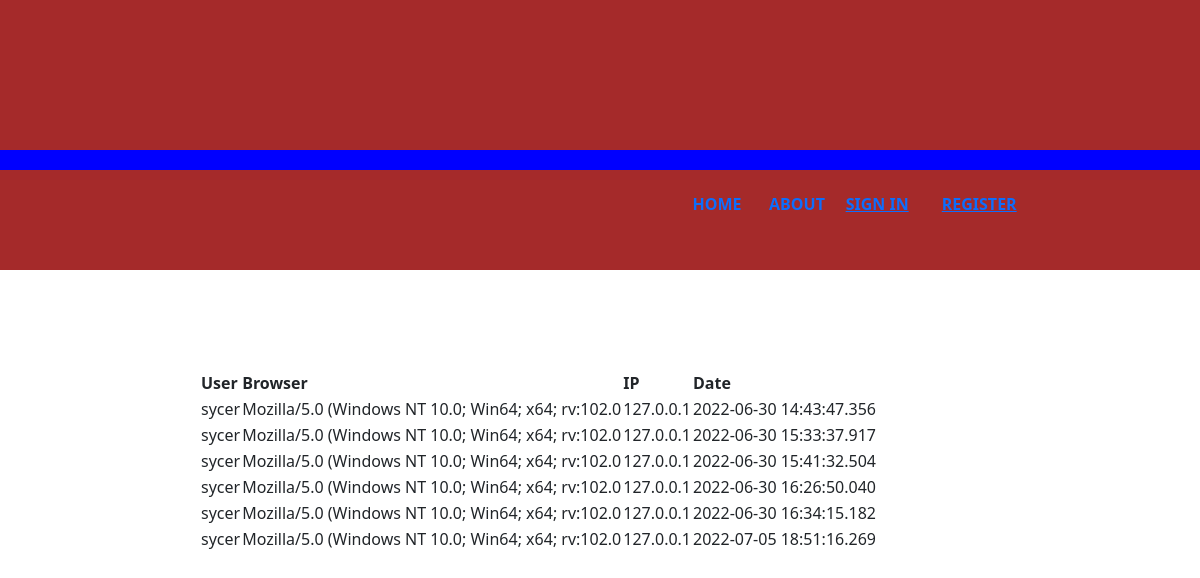
The app's page /HTML/adminPage.php, older data.
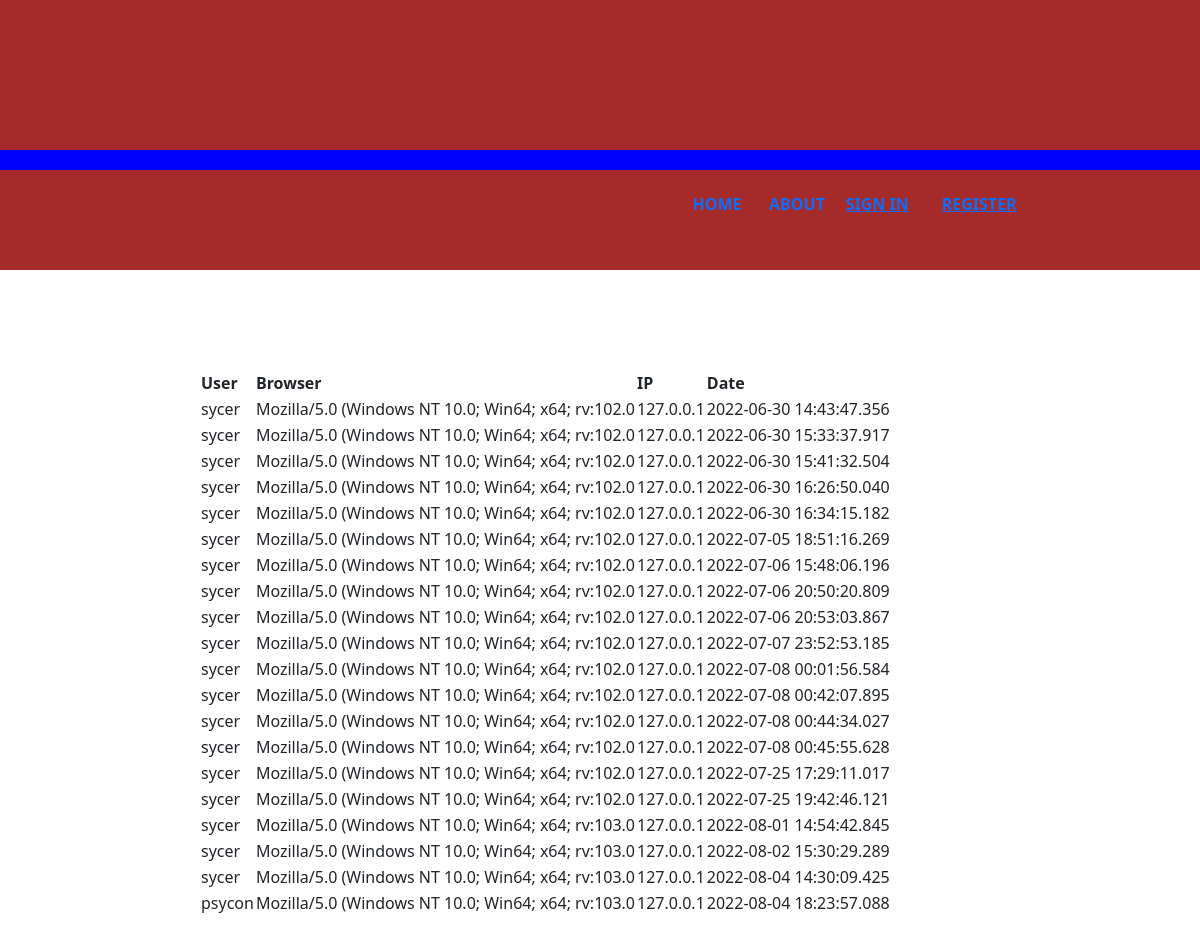
The same page, newer data.
### tables this page shows
CREATE TABLE `logs` (
  `id` int(11) NOT NULL,
  `browser` varchar(50) DEFAULT NULL,
  `ip` varchar(50) DEFAULT NULL,
  `loginDate` datetime(3) DEFAULT current_timestamp(3),
  `user` varchar(50) NOT NULL
);

### HTML/adminPage.php (the view, shortened to what this page needs)
<?php
require_once '../PHP/functions_def.php';
$sql="SELECT * FROM logs";
$ExecSql=$link->query($sql);
?>
<!DOCTYPE html>
<html>
<head>
    <link rel="stylesheet" href="https://cdn.jsdelivr.net/npm/bootstrap@5.2.0-beta1/dist/css/bootstrap.min.css">
</head>
<body>
<div style="width: available">
    <div style="height: 150px; background-color: brown; width: auto">
    </div>
    <div style="height: 20px; background-color: blue; width: auto">
    </div>
    <div style="height: 100px; background-color: brown; align-items: center; display: flex; width: 100%">
        <nav style="display: flex; align-items: center; float: right; width: auto">
            <ul style="display: flex; list-style-type: none; margin: 0 auto; gap: 2rem; flex-wrap: wrap">
                <li style="text-transform: uppercase; font-weight: bold; margin: auto; width: 10%">
                    <a href="index.php" style="text-decoration: none">Home</a>
                </li>
                <li style="text-transform: uppercase; font-weight: bold; margin: auto; width: 10%">
                    <a href="#" style="text-decoration: none;">About</a>
                </li>
                <li style="text-transform: uppercase; font-weight: bold; margin: auto; width: auto">
                    <a href="loginPage.php"<?php if(isset($_SESSION['logged_in'])  && $_SESSION['logged_in'] == true){
                        echo 'style="display:none;"'; }
                    else{
                        echo 'style="display:block;"';}?>
                    >Sign In</a>
                </li>
                <li id="register" style="text-transform: uppercase; font-weight: bold; margin: auto; width: auto">
                    <a href="registerPage.php" <?php if(isset($_SESSION['logged_in'])  && $_SESSION['logged_in'] == true){
                        echo 'style="display:none;"'; }
                    else{
                        echo 'style="display:block;"';}?>> Register</a>
                </li>
            </ul>
        </nav>
    </div>
</div>
<div>
    <div style="padding: 100px;display: flex">
        <div style="margin-left: 100px; display: flex">
            <div>
                <table>
                    <tr>
                    <th>User</th>
                    <th>Browser</th>
                    <th>IP</th>
                    <th>Date</th>
                    </tr>
                    <?php while($fetchdata=$ExecSql->fetch_assoc())
                    { ?>
                    <tr>
                        <td><?php echo $fetchdata['user'] ." ";?> </td>
                        <td><?php echo $fetchdata['browser']. " ";?> </td>
                        <td><?php echo $fetchdata['ip']. " ";?> </td>
                        <td><?php echo $fetchdata['loginDate']. " ";?> </td>
                    </tr>
                    <?php }?>
                </table>
            </div>
        </div>
    </div>
</div>
</body>
</html>

Row changes from the older to the newer data that the page shows:
added logs: user "sycer", browser "Mozilla/5.0 (Windows NT 10.0; Win64; x64; rv:102.0", ip "127.0.0.1", loginDate "2022-07-06 15:48:06.196"
added logs: user "sycer", browser "Mozilla/5.0 (Windows NT 10.0; Win64; x64; rv:102.0", ip "127.0.0.1", loginDate "2022-07-06 20:50:20.809"
added logs: user "sycer", browser "Mozilla/5.0 (Windows NT 10.0; Win64; x64; rv:102.0", ip "127.0.0.1", loginDate "2022-07-06 20:53:03.867"
added logs: user "sycer", browser "Mozilla/5.0 (Windows NT 10.0; Win64; x64; rv:102.0", ip "127.0.0.1", loginDate "2022-07-07 23:52:53.185"
added logs: user "sycer", browser "Mozilla/5.0 (Windows NT 10.0; Win64; x64; rv:102.0", ip "127.0.0.1", loginDate "2022-07-08 00:01:56.584"
added logs: user "sycer", browser "Mozilla/5.0 (Windows NT 10.0; Win64; x64; rv:102.0", ip "127.0.0.1", loginDate "2022-07-08 00:42:07.895"
added logs: user "sycer", browser "Mozilla/5.0 (Windows NT 10.0; Win64; x64; rv:102.0", ip "127.0.0.1", loginDate "2022-07-08 00:44:34.027"
added logs: user "sycer", browser "Mozilla/5.0 (Windows NT 10.0; Win64; x64; rv:102.0", ip "127.0.0.1", loginDate "2022-07-08 00:45:55.628"
added logs: user "sycer", browser "Mozilla/5.0 (Windows NT 10.0; Win64; x64; rv:102.0", ip "127.0.0.1", loginDate "2022-07-25 17:29:11.017"
added logs: user "sycer", browser "Mozilla/5.0 (Windows NT 10.0; Win64; x64; rv:102.0", ip "127.0.0.1", loginDate "2022-07-25 19:42:46.121"
added logs: user "sycer", browser "Mozilla/5.0 (Windows NT 10.0; Win64; x64; rv:103.0", ip "127.0.0.1", loginDate "2022-08-01 14:54:42.845"
added logs: user "sycer", browser "Mozilla/5.0 (Windows NT 10.0; Win64; x64; rv:103.0", ip "127.0.0.1", loginDate "2022-08-02 15:30:29.289"
added logs: user "sycer", browser "Mozilla/5.0 (Windows NT 10.0; Win64; x64; rv:103.0", ip "127.0.0.1", loginDate "2022-08-04 14:30:09.425"
added logs: user "psycon", browser "Mozilla/5.0 (Windows NT 10.0; Win64; x64; rv:103.0", ip "127.0.0.1", loginDate "2022-08-04 18:23:57.088"
